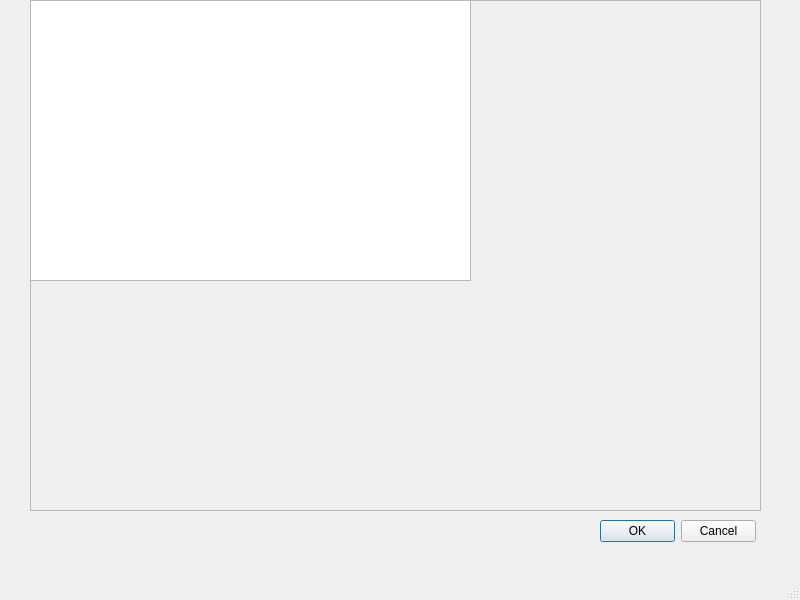
<?xml version="1.0" encoding="UTF-8"?>
<ui version="4.0">
 <class>MainWindow</class>
 <widget class="QMainWindow" name="MainWindow">
  <property name="geometry">
   <rect>
    <x>0</x>
    <y>0</y>
    <width>800</width>
    <height>600</height>
   </rect>
  </property>
  <property name="windowTitle">
   <string>MainWindow</string>
  </property>
  <widget class="QWidget" name="centralwidget">
   <widget class="QFrame" name="mainFrame">
    <property name="geometry">
     <rect>
      <x>30</x>
      <y>0</y>
      <width>731</width>
      <height>511</height>
     </rect>
    </property>
    <property name="frameShape">
     <enum>QFrame::StyledPanel</enum>
    </property>
    <property name="frameShadow">
     <enum>QFrame::Raised</enum>
    </property>
    <widget class="QLabel" name="mainPicLabel">
     <property name="geometry">
      <rect>
       <x>350</x>
       <y>220</y>
       <width>54</width>
       <height>12</height>
      </rect>
     </property>
     <property name="text">
      <string/>
     </property>
    </widget>
    <widget class="QGraphicsView" name="mainGraphicView">
     <property name="geometry">
      <rect>
       <x>0</x>
       <y>0</y>
       <width>441</width>
       <height>281</height>
      </rect>
     </property>
     <property name="backgroundBrush">
      <brush brushstyle="NoBrush">
       <color alpha="0">
        <red>0</red>
        <green>0</green>
        <blue>0</blue>
       </color>
      </brush>
     </property>
     <property name="foregroundBrush">
      <brush brushstyle="NoBrush">
       <color alpha="0">
        <red>0</red>
        <green>0</green>
        <blue>0</blue>
       </color>
      </brush>
     </property>
    </widget>
    <widget class="QWidget" name="testWidget" native="true">
     <property name="geometry">
      <rect>
       <x>440</x>
       <y>280</y>
       <width>281</width>
       <height>231</height>
      </rect>
     </property>
    </widget>
   </widget>
   <widget class="QDialogButtonBox" name="checkbuttonbox">
    <property name="geometry">
     <rect>
      <x>600</x>
      <y>520</y>
      <width>156</width>
      <height>23</height>
     </rect>
    </property>
    <property name="standardButtons">
     <set>QDialogButtonBox::Cancel|QDialogButtonBox::Ok</set>
    </property>
   </widget>
  </widget>
  <widget class="QMenuBar" name="menubar">
   <property name="geometry">
    <rect>
     <x>0</x>
     <y>0</y>
     <width>800</width>
     <height>23</height>
    </rect>
   </property>
  </widget>
  <widget class="QStatusBar" name="statusbar"/>
 </widget>
 <resources/>
 <connections/>
</ui>
